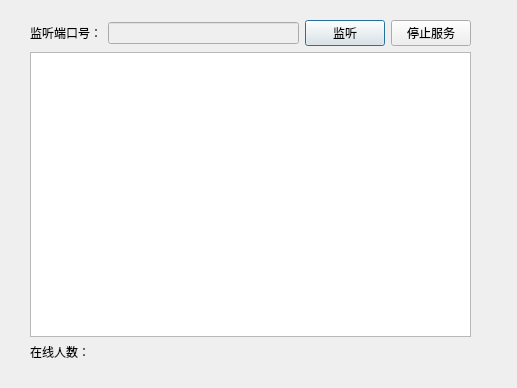
<?xml version="1.0" encoding="UTF-8"?>
<ui version="4.0">
 <class>Dialog</class>
 <widget class="QDialog" name="Dialog">
  <property name="geometry">
   <rect>
    <x>0</x>
    <y>0</y>
    <width>517</width>
    <height>388</height>
   </rect>
  </property>
  <property name="windowTitle">
   <string>Dialog</string>
  </property>
  <widget class="QWidget" name="">
   <property name="geometry">
    <rect>
     <x>30</x>
     <y>20</y>
     <width>441</width>
     <height>341</height>
    </rect>
   </property>
   <layout class="QVBoxLayout" name="verticalLayout">
    <item>
     <layout class="QHBoxLayout" name="horizontalLayout">
      <item>
       <widget class="QLabel" name="label">
        <property name="text">
         <string>监听端口号：</string>
        </property>
       </widget>
      </item>
      <item>
       <widget class="QLineEdit" name="lineEdit">
        <property name="enabled">
         <bool>false</bool>
        </property>
       </widget>
      </item>
      <item>
       <widget class="QPushButton" name="pushButton">
        <property name="text">
         <string>监听</string>
        </property>
       </widget>
      </item>
      <item>
       <widget class="QPushButton" name="pushButton_2">
        <property name="text">
         <string>停止服务</string>
        </property>
       </widget>
      </item>
     </layout>
    </item>
    <item>
     <widget class="QTextBrowser" name="textBrowser"/>
    </item>
    <item>
     <widget class="QLabel" name="label_2">
      <property name="text">
       <string>在线人数：</string>
      </property>
     </widget>
    </item>
   </layout>
  </widget>
 </widget>
 <resources/>
 <connections/>
</ui>
